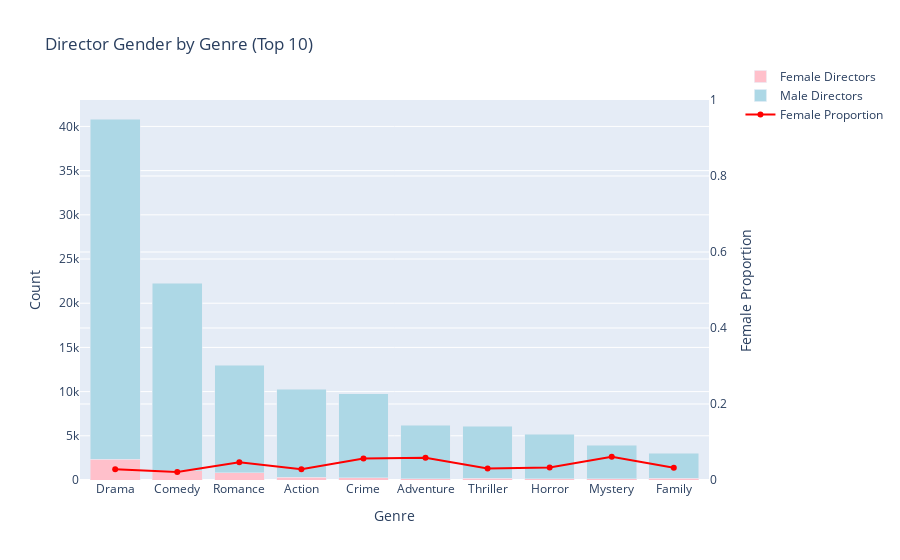

Here is the notebook cell this chart was saved with:
### Code cell
# Exploding the 'genres' column to get one row per genre per director
df_exploded_genres = crew_merged.explode('genres')
df_exploded_genres = df_exploded_genres.reset_index(drop=True)

# Count occurrences of each gender for each genre
genre_gender_counts = df_exploded_genres.groupby(['genres', 'gender_directors']).size().reset_index(name='count')

# Sort by total counts across genres and select top 10 genres
top_10_genres = genre_gender_counts.groupby('genres')['count'].sum().nlargest(10).index

# Filter the data to keep only the top 10 genres
top_10_genre_data = genre_gender_counts[genre_gender_counts['genres'].isin(top_10_genres)]

# Ensure both genders are included for each genre, even if the count is zero for one gender
top_10_genre_data_pivot = top_10_genre_data.pivot_table(index='genres', columns='gender_directors', values='count', aggfunc='sum', fill_value=0)

# Calculate the total number of directors (male + female) for each genre
top_10_genre_data_pivot['total'] = top_10_genre_data_pivot.sum(axis=1)

# Calculate the female count and female proportion (female / total)
female_counts = top_10_genre_data_pivot['female']
female_proportion = female_counts / top_10_genre_data_pivot['total']

# Sort genres by total count (male + female) in descending order
top_10_genre_data_pivot = top_10_genre_data_pivot.sort_values(by='total', ascending=False)

bar_trace_female = go.Bar(
    x=top_10_genre_data_pivot.index,
    y=top_10_genre_data_pivot['female'],
    name='Female Directors',
    marker=dict(color='pink')
)

bar_trace_male = go.Bar(
    x=top_10_genre_data_pivot.index,
    y=top_10_genre_data_pivot['male'],
    name='Male Directors',
    marker=dict(color='lightblue')
)

line_trace = go.Scatter(
    x=top_10_genre_data_pivot.index,  
    y=female_proportion.values,
    mode='lines+markers',
    name='Female Proportion',
    line=dict(color='red', width=2),
    yaxis='y2'
)

layout = go.Layout(
    title='Director Gender by Genre (Top 10)',
    xaxis=dict(title='Genre'),
    yaxis=dict(title='Count'),
    yaxis2=dict(
        title='Female Proportion',
        overlaying='y',
        side='right',
        range=[0, 1] 
    ),
    barmode='stack',
    legend=dict(
        x=1.05,  
        y=1.1,    
        traceorder='normal',
        orientation='v',  
        xanchor='left',  
        yanchor='top'   
    )
)

fig = go.Figure(data=[bar_trace_female, bar_trace_male, line_trace], layout=layout)

# Show the plot
fig.show()

### Figure 1 — Plotly figure (JSON) as saved in the notebook; plotly's stock layout.template omitted (floating-point values rounded to 4 significant figures)
{"data": [{"marker": {"color": "pink"}, "name": "Female Directors", "type": "bar", "x": ["Drama", "Comedy", "Romance", "Action", "Crime", "Adventure", "Thriller", "Horror", "Mystery", "Family"], "y": [2323, 1039, 794, 291, 279, 132, 197, 157, 129, 178]}, {"marker": {"color": "lightblue"}, "name": "Male Directors", "type": "bar", "x": ["Drama", "Comedy", "Romance", "Action", "Crime", "Adventure", "Thriller", "Horror", "Mystery", "Family"], "y": [38518, 21243, 12210, 9973, 9497, 6050, 5912, 4994, 3822, 2852]}, {"line": {"color": "red", "width": 2}, "mode": "lines+markers", "name": "Female Proportion", "type": "scatter", "x": ["Drama", "Comedy", "Romance", "Action", "Crime", "Adventure", "Thriller", "Horror", "Mystery", "Family"], "y": [0.02835, 0.02135, 0.04663, 0.02854, 0.05688, 0.05875, 0.03048, 0.03265, 0.06106, 0.03225], "yaxis": "y2"}], "layout": {"autosize": true, "barmode": "stack", "legend": {"orientation": "v", "traceorder": "normal", "x": 1.05, "xanchor": "left", "y": 1.1, "yanchor": "top"}, "title": {"text": "Director Gender by Genre (Top 10)"}, "xaxis": {"autorange": true, "range": [-0.5986, 9.599], "title": {"text": "Genre"}, "type": "category"}, "yaxis": {"autorange": true, "range": [0, 42990.0], "title": {"text": "Count"}, "type": "linear"}, "yaxis2": {"overlaying": "y", "range": [0, 1], "side": "right", "title": {"text": "Female Proportion"}, "type": "linear"}}}
